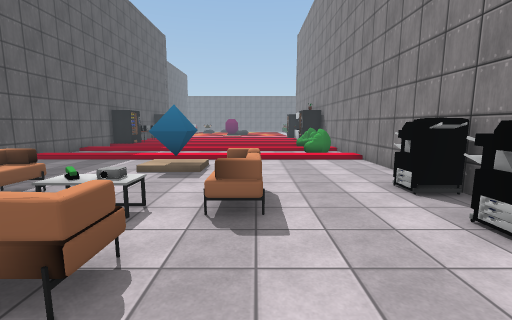
view 1 (above)

18 first-person views from a walk through a scene from a Unity 3-D project. The camera is 1.5 m above the floor, tilts 8° down and sees 90° across. The floor is counted in squares, 1 m on a side. Each view is taken from the middle of a square. On the plan, view 1 faces up. The plan holds only what a view shows up to about 13 squares ahead; the rest is blank. The place goes on beyond the plan. Some animated figures are not drawn. Some surface patterns are stand-ins.

view 2
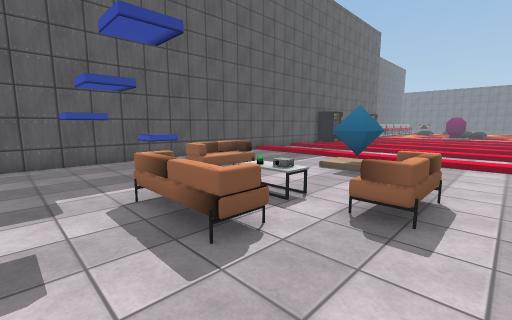

view 3
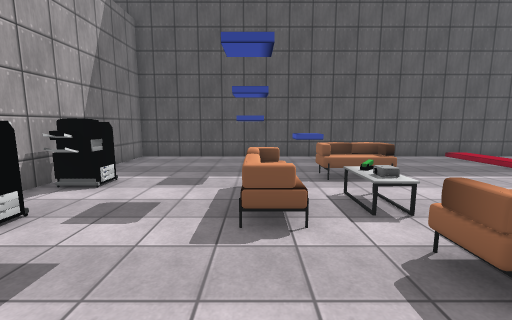

view 4
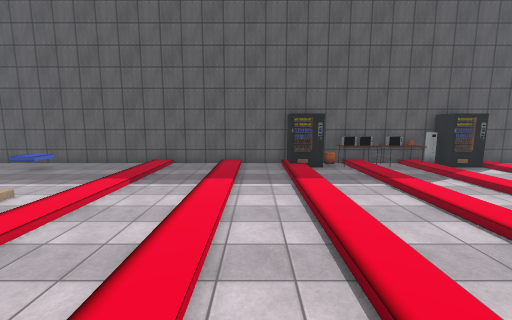

view 5
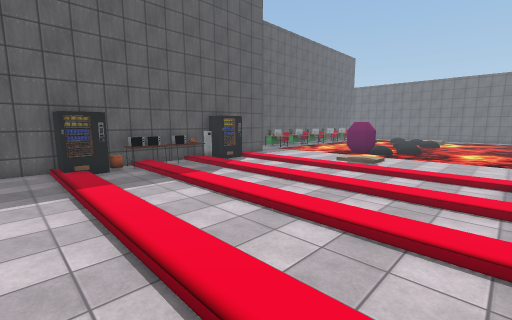

view 6
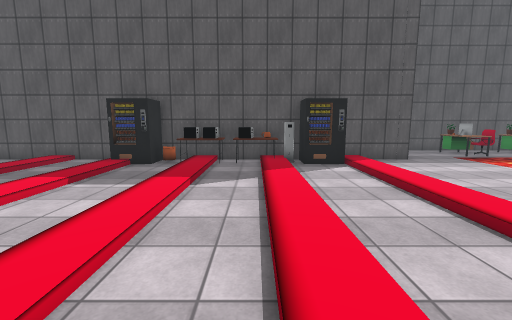

view 7
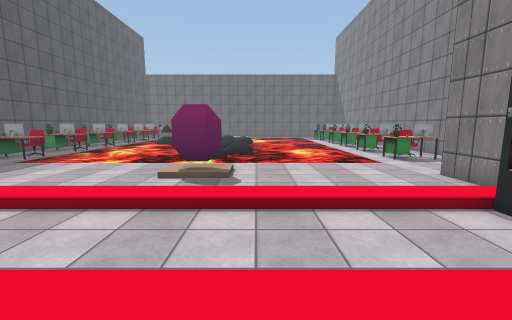

view 8
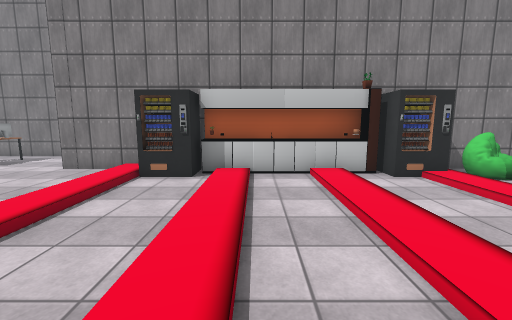

view 9
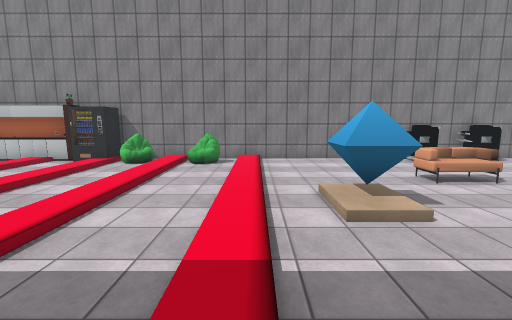

view 10
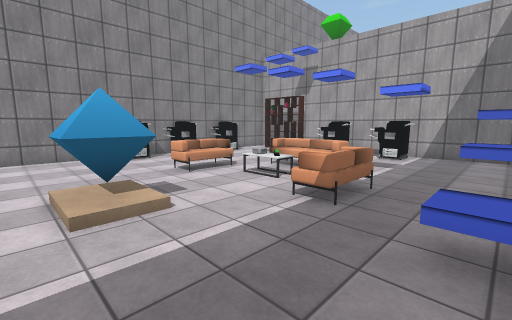

view 11
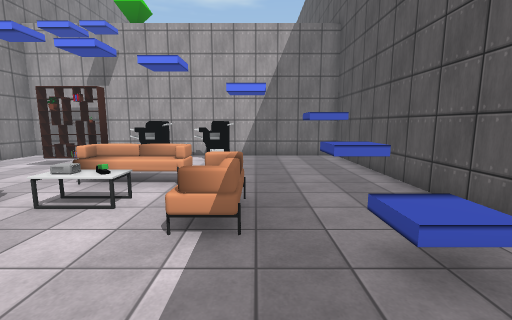

view 12
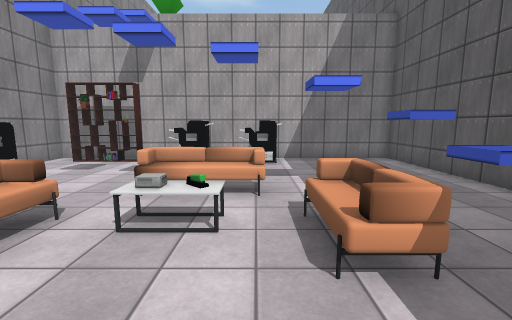

view 13
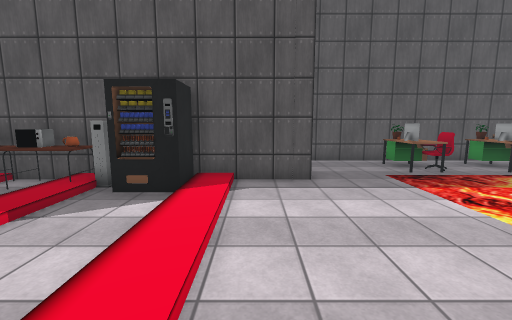

view 14
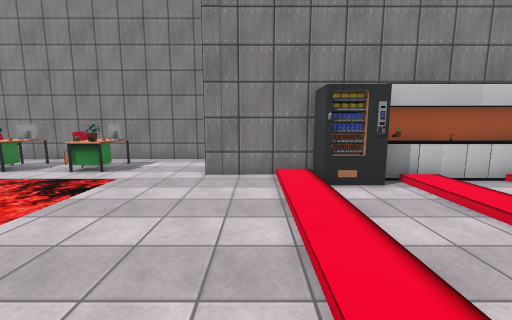

view 15
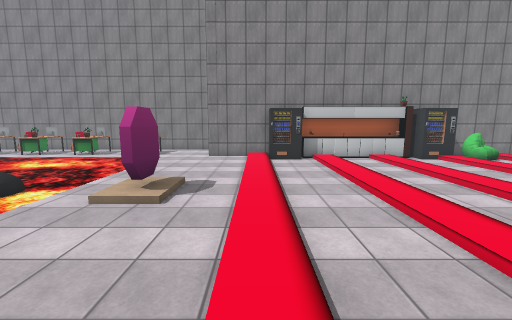

view 16
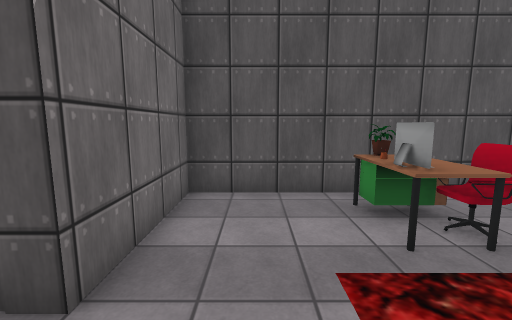

view 17
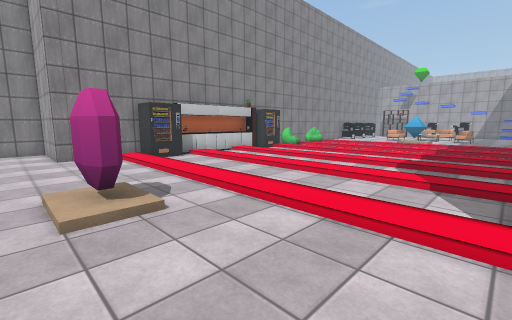

view 18
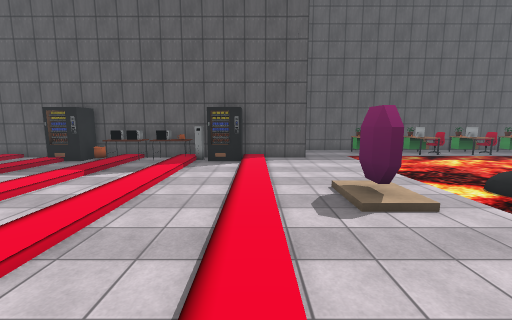

### Floor plan
Key: @ floor where view 1 was taken; # wall or solid block; . main floor; : floor 0.25 m higher than the main floor; / step, stairs or slope; = window, fence, low wall or low ledge; ≈ liquid the walk keeps out of; ^ raised ledge; O other object.
Columns run from 14 left of view 1 to 8 right of it. Each row starts with its distance up from view 1.
 35 #   ≈≈≈≈≈≈  ≈≈≈≈≈≈≈   #
 34 #.OO≈≈≈≈≈≈≈ ≈≈≈≈≈≈≈^O.#
 33 #OO^≈≈≈≈≈≈≈≈≈≈≈≈≈≈≈O#.#
 32 #...≈≈≈≈≈≈≈≈≈≈≈≈≈≈≈...#
 31 #.....................#
 30 #........./:/.........#
 29 #####.....///......####
 28     #..............#
 27     #::::::::::::::#
 26     ##...........###
 25     ##...........###
 24     ##////////////#
 23     #O////////////#
 22     #O............#
 21     #O::::::::::::#
 20     #O............#
 19     ##...........##
 18     ##:::::::::::###
 17     #............==#
 16     #............/=#
 15     #::::::::::::::#
 14     #............=.#
 13     #............==#
 12     #//////////////#
 11     #//////////////#
 10     #..............#
  9     #...../:/......#
  8     #.....///......#
  7     #.^...........O#
  6     #.^..O...OO..OO#
  5     #...OO.OOOO...O#
  4     #.^.OO.OOOO...O#
  3     #.....OOO....OO#
  2     #.#...OOO......#
  1     #............OO#
  0     #.........@...O#
 -1     #..............#
 -2     #....OOOOO.#OO.#
 -3     ################

Positions as (right, up) in squares from view 1, and headings:
1: (0, 0), facing up
2: (1, 0), facing up-left
3: (2, 2), facing left
4: (3, 16), facing left
5: (3, 16), facing up-left
6: (1, 23), facing left
7: (-1, 22), facing up
8: (-4, 23), facing right
9: (-8, 11), facing right
10: (-8, 10), facing down-right
11: (-6, 9), facing down
12: (-4, 8), facing down
13: (-3, 28), facing left
14: (-3, 28), facing right
15: (-9, 27), facing right
16: (-8, 31), facing left
17: (-8, 31), facing down-right
18: (3, 27), facing left
